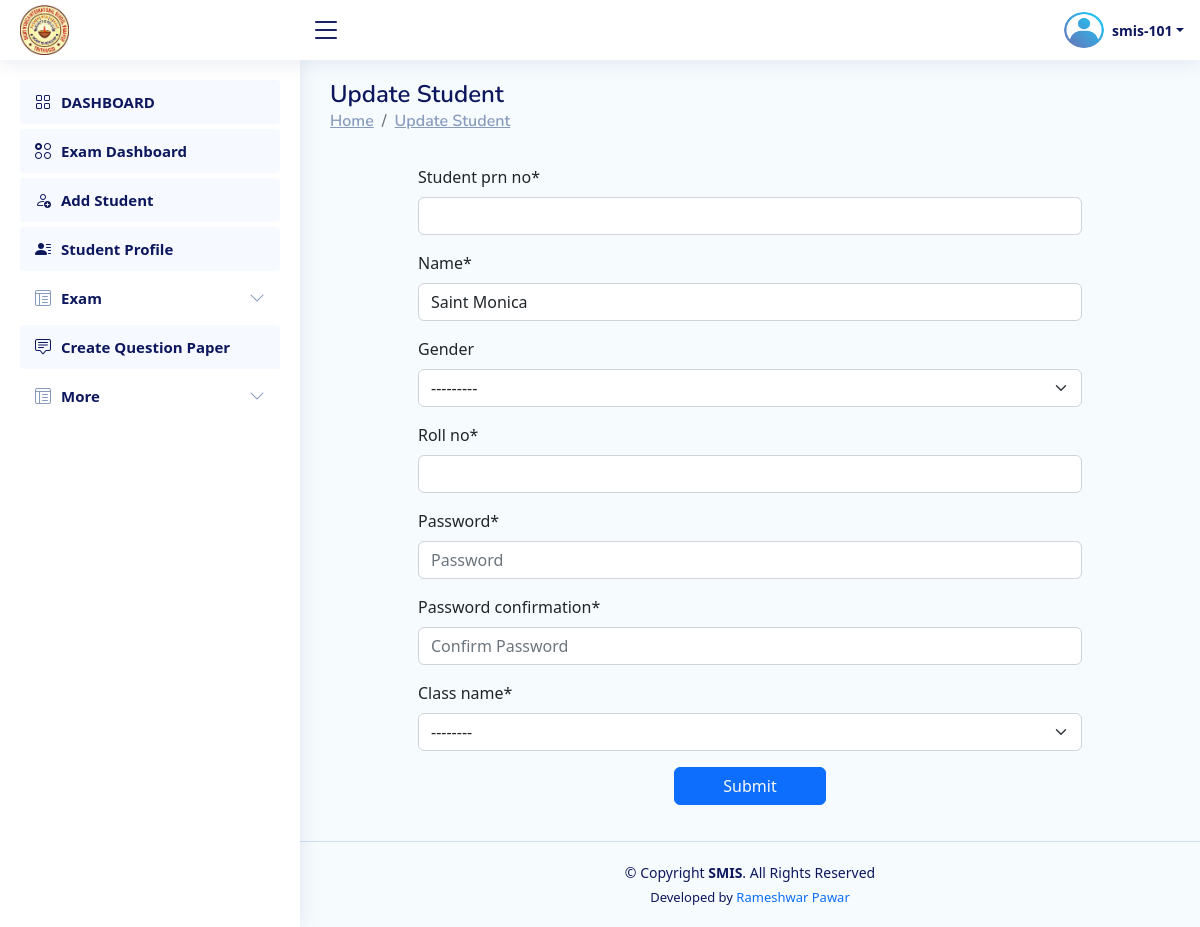
The app's page /Staff/update_student/76 (signed in) with its own data.
### Institute/models.py (models this page shows, shortened)
class CustomUser(AbstractUser):
    student_prn_no = models.BigIntegerField(null=True,unique=True)
    name = models.CharField(max_length=200,null=True)
    roll_no = models.CharField(max_length=20,null=True)
    class_name = models.CharField(max_length=50,null=True,choices=CLASS)
    division = models.CharField(max_length=10,null=True,choices=DIVISION)
    is_institute=models.BooleanField(default=False)
    is_staff=models.BooleanField(default=False)
    is_student=models.BooleanField(default=False)
    staff_id = models.CharField(max_length=10,null=True)
    designation=models.CharField(max_length=50,null=True,blank=True)
    email=models.EmailField(max_length=254,null=True,blank=True)
    gender=models.CharField(max_length=50,null=True,blank=True,choices=GENDER)

### Staff/views.py (the view)
# urls.py: path("update_student/<int:id>",views.update_student,name="update_student"),
@staff_required
def update_student(request,id):
    if request.method=="POST":
        pi=CustomUser.objects.get(pk=id)
        fm=Student_Update_Form(request.POST,request.FILES, instance=pi)
        if fm.is_valid():
            fm.save()
            messages.success(request,'Student Updated Successfully')
            return redirect('/Staff/student_list/')
    else:
        pi=CustomUser.objects.get(pk=id)
        fm=Student_Update_Form(instance=pi)
    return render(request,'staff__update_student.html',{'form':fm})

### Staff/forms.py
class Student_Update_Form(UserCreationForm):
    def __init__(self, *args, **kwargs):
        super().__init__(*args, **kwargs)
        self.fields['password1'].widget = forms.PasswordInput(attrs={'autocomplete': 'new-password', 'placeholder': 'Password'})
        self.fields['password2'].widget = forms.PasswordInput(attrs={'autocomplete': 'new-password', 'placeholder': 'Confirm Password'})
        self.fields['password1'].help_text = None
        self.fields['password2'].help_text = None
    class_name = forms.ChoiceField(choices=CLASS)
    class Meta:
        model = CustomUser
        fields = ('student_prn_no','name','gender', 'roll_no','password1','password2')
        widgets={
            'name': forms.TextInput(attrs={'autofocus': True, }),
        }

### Staff/views.py (called while the page is built)
def is_staff(user):
    return user.is_authenticated and hasattr(user, 'is_staff') and user.is_staff

def my_exam_list_object_for_base(request):
    if request.user.is_authenticated:
        exam = Exam.objects.filter(staff_id=request.user.staff_id).order_by('-id')
    else:
        exam={}
    return {'exam_list_data': exam}

### Staff/templates/staff__update_student.html (shortened to what this page needs)
{% extends 'staff_base.html' %}
{% load crispy_forms_tags %}
{% block content %}
<main id="main" class="main">
    <div class="pagetitle">
        <h1>Update Student</h1>
        <nav>
            <ol class="breadcrumb">
                <li class="breadcrumb-item"><a href="#">Home</a></li>
                <li class="breadcrumb-item"><a href="#">Update Student</a></li>
    </ol>
    </nav>
    </div>
    <section class="section dashboard">
        <div class="row">
            <div class="col-lg-12">
                <div class="row">
                  <div class="col-sm-1"></div>
                  <div class="col-sm-10 px-3 py-3 rounded">
                    <div class="container" style="max-width:100%;">
                         <form id="my-form" method="POST" enctype="multipart/form-data">
                            {{form|crispy}}
                           <center> <input type="submit" value="Submit" class="btn btn-primary text-light px-5 px-3"></center>
                         </form>
                    </div>
                  </div>
                  <div class="col-sm-1"></div>
                </div>
            </div>
        </div>
    </section>
</main>
{% endblock content %}

### Staff/templates/staff_base.html (shortened to what this page needs)
{% load static %}
<!DOCTYPE html>
<html lang="en">
<head>
    <link href="https://unpkg.com/aos@2.3.1/dist/aos.css" rel="stylesheet">
    <link rel="stylesheet" href="https://cdn.jsdelivr.net/npm/bootstrap-icons@1.10.3/font/bootstrap-icons.css">
  <link rel="stylesheet" href="{% static 'css/base_style.css' %}">
<link rel="stylesheet" href="https://cdn.jsdelivr.net/npm/bootstrap@5.2.2/dist/css/bootstrap.min.css">
<link rel="stylesheet" href="https://cdn.datatables.net/1.11.3/css/dataTables.bootstrap5.min.css">
</head>
<body>
<header id="header" class="header fixed-top d-flex align-items-center">
  <div class="d-flex align-items-center justify-content-between">
      <a href=" " class="logo d-flex align-items-center" data-toggle="modal"  data-target="#logout_model">
          <center>
            <img src="{% static 'img/logo.jpg' %}" alt="IMS - Logo">
          </center>
      </a>
      <i class="bi bi-list toggle-sidebar-btn"></i>
  </div>
  <nav class="header-nav ms-auto">
      <ul class="d-flex align-items-center">
          <li class="nav-item dropdown pe-3 text-center  ">
              <a class="nav-link nav-profile d-flex align-items-center pe-0" href="#" data-bs-toggle="dropdown">
                  <img src="{% static 'img/profile.png' %}" alt="Profile" class="rounded-circle" style="width:40px; height:40px;">
                  <span class="d-none d-md-block dropdown-toggle ps-2"> {{request.user.username}}</span>
              </a>
          </li>
      </ul>
  </nav>
</header>
<aside id="sidebar" class="sidebar">
  <ul class="sidebar-nav" id="sidebar-nav">
    <li class="nav-item">
          <a class="nav-link " href="{% url 'staff_dashboard' %}">
              <i class="bi bi-grid"></i>
              <span>DASHBOARD</span>
          </a>
      </li>
      <li class="nav-item">
        <a class="nav-link " href=""  data-toggle="modal" data-target="#select_exam_model_for_exam_dashboard">
          <i class="bi bi-ui-radios-grid"></i>
            <span>Exam Dashboard</span>
        </a>
      </li>
      <li class="nav-item">
        <a class="nav-link " href="{% url 'add_student' %}">
          <i class="bi bi-person-add"></i>
            <span>Add Student</span>
        </a>
      </li>
      <li class="nav-item">
        <a class="nav-link " href="{% url 'student_list' %}">
          <i class="bi bi-person-lines-fill"></i>
            <span>Student Profile</span>
        </a>
      </li>
      <li class="nav-item">
        <a class="nav-link collapsed" data-bs-target="#exam-nav" data-bs-toggle="collapse" href="#">
          <i class="bi bi-layout-text-window-reverse"></i><span>Exam</span><i class="bi bi-chevron-down ms-auto"></i>
        </a>
      </li>
      <li class="nav-item">
        <a class="nav-link " href=""  data-toggle="modal" data-target="#select_exam_model_for_question_paper">
          <i class="bi bi-chat-square-text"></i>
            <span>Create Question Paper</span>
        </a>
      </li>
      <li class="nav-item">
        <a class="nav-link collapsed" data-bs-target="#more" data-bs-toggle="collapse" href="#">
          <i class="bi bi-layout-text-window-reverse"></i><span>More</span><i class="bi bi-chevron-down ms-auto"></i>
        </a>
      </li>
  </ul>
</aside>
  {% block content %}
  {% endblock content %}
  <footer id="footer" class="footer text-center">
      <div class="copyright">
          &copy; Copyright <strong><span>SMIS</span></strong>. All Rights Reserved
      </div>
      <div class="credits">
          Developed by <a href="https://prameshwar4378.github.io/My_Portfolio/" style="text-decoration:none;">Rameshwar Pawar</a>
      </div>
  </footer>
</body>
</html>

### Staff/templates/staff_base.html (style rules this page uses)
body { background:#F6FBFE; }

### records on screen
CustomUser: user.username "smis-101"
CustomUser: name "Saint Monica", gender "---------", class_name "--------"
